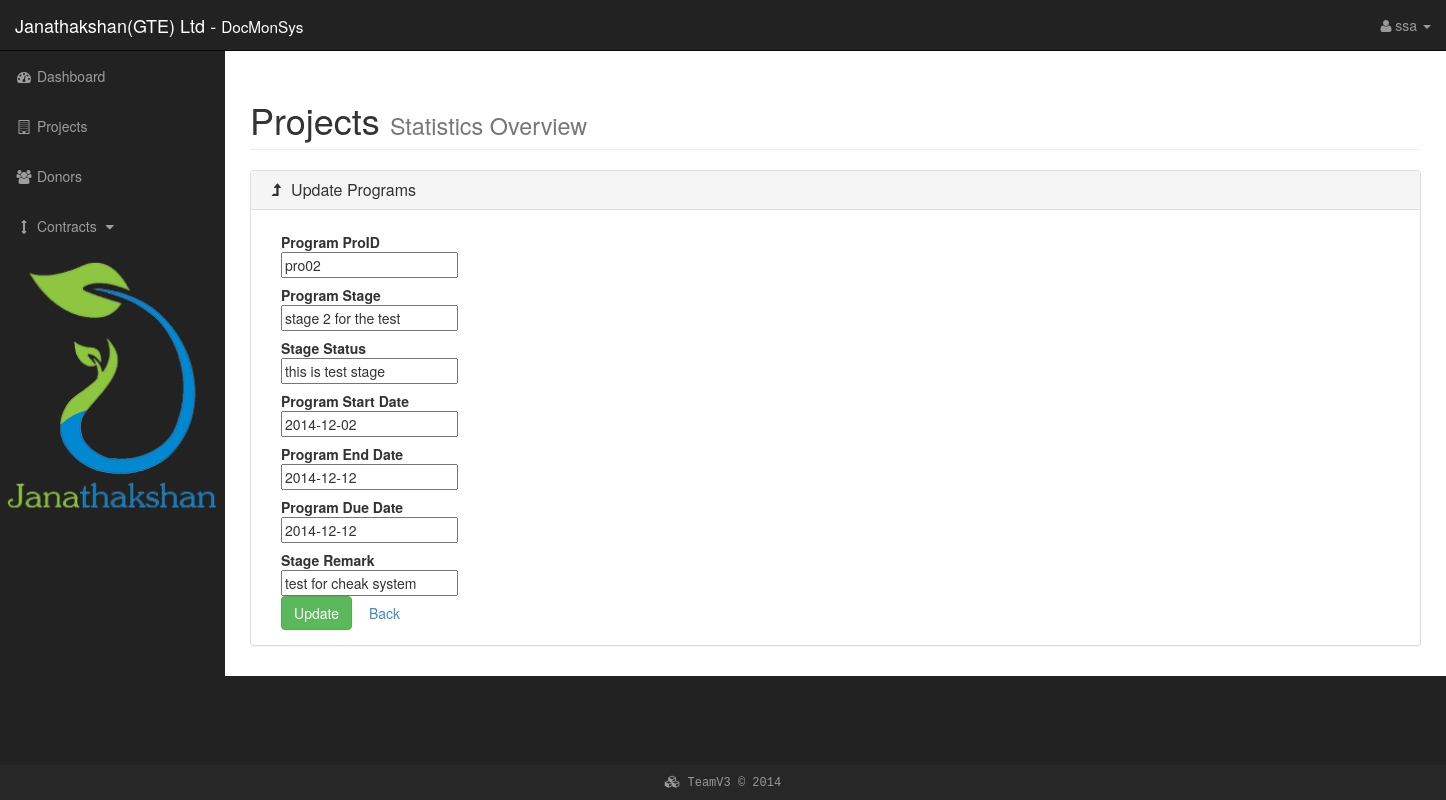
Before: /updateProgram.php?ProID=pro02 (signed in) with the older database file.
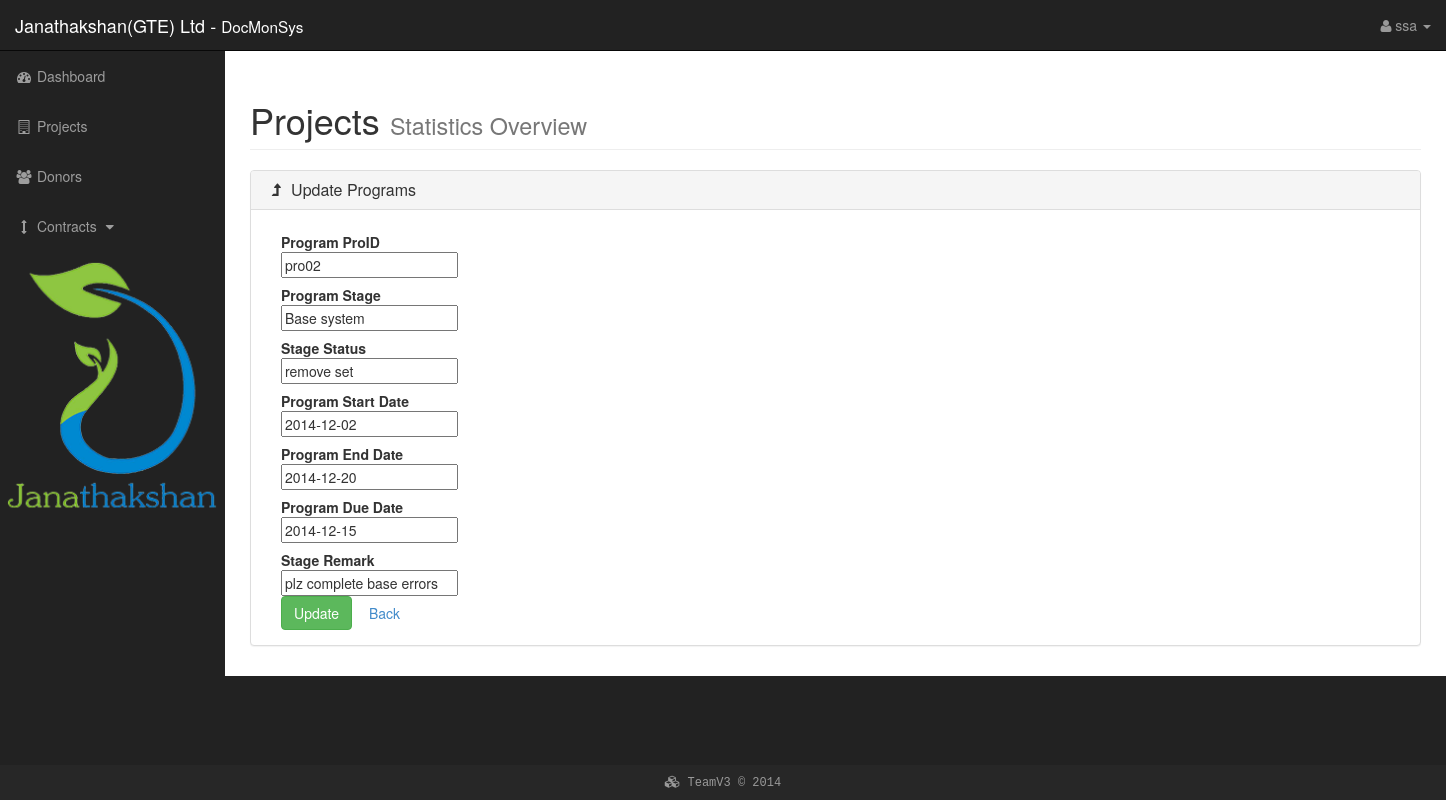
After: the same page with the newer database file.
### tables this page shows
CREATE TABLE IF NOT EXISTS `prostages` (
  `ProID` varchar(10) NOT NULL,
  `PStage` varchar(50) NOT NULL,
  `PSStatus` varchar(50) NOT NULL,
  `ProStartDate` date NOT NULL,
  `ProEndDate` date NOT NULL,
  `ProDueDate` date NOT NULL,
  `PSRemark` varchar(50) NOT NULL,
  UNIQUE KEY `PStage` (`PStage`)
);

### updateProgram.php (the view, shortened to what the changed rows need)
<?php
    require("database.php");
    $ProID = null;
    if ( !empty($_GET['ProID'])) {
        $ProID = $_REQUEST['ProID'];
    }
    if ( !empty($_POST)) {
        $ProIDError = null;
        $PStageError = null;
        $PSStatusError = null;
        $ProStartDateError = null;
        $ProEndDateError = null;
        $ProDueDateError = null;
        $PSRemarkError = null;
        $ProID = $_POST['ProID'];
        $PStage = $_POST['PStage'];
        $PSStatus = $_POST['PSStatus'];
        $ProStartDate = $_POST['ProStartDate'];
        $ProEndDate = $_POST['ProEndDate'];
        $ProDueDate = $_POST['ProDueDate'];
        $PSRemark = $_POST['PSRemark'];
         $valid = true;
        if (empty($ProID)) {
            $ProIDError = 'Enter Program ID';
            $valid = false;
        }
        if (empty($PStage)) {
            $PStageError = 'Enter Stage';
            $valid = false;
        }
        if (empty($PSStatus)) {
            $PSStatusError = 'Enter Stage Status';
            $valid = false;
        }
        if ( empty($ProStartDate)) {
            $ProStartDateError = 'Enter Pro. Start Date';
            $valid = false;
        }
        if (empty($ProEndDate)) {
            $ProEndDateError = 'Enter Pro. End Date';
            $valid = false;
        }
         if (empty($ProDueDate)) {
            $ProDueDateError = 'Enter Programe Due Date';
            $valid = false;
        }
        if (empty($PSRemark)) {
            $PSRemarkError = 'Enter Stage Remark';
            $valid = false;
        }
        if ($valid) {
            $db->setAttribute(PDO::ATTR_ERRMODE, PDO::ERRMODE_EXCEPTION);
            $sql = "UPDATE prostages set ProID = ?, PStage = ?, PSStatus = ?, ProStartDate =?, ProEndDate =?, ProDueDate =?, PSRemak =? WHERE ProID = ?";
            $q = $db->prepare($sql);
            $q->execute(array($ProID,$PStage,$PSStatus,$ProStartDate,$ProEndDate,$ProDueDate,$PSRemark));
            header("Location: readPro.php");
        }
    } else {
        $db->setAttribute(PDO::ATTR_ERRMODE, PDO::ERRMODE_EXCEPTION);
        $sql = "SELECT * FROM prostages where ProID = ?";
        $q = $db->prepare($sql);
        $q->execute(array($ProID));
        $data = $q->fetch(PDO::FETCH_ASSOC);
        $ProID = $data['ProID'];
        $PStage = $data['PStage'];
        $PSStatus = $data['PSStatus'];
        $ProStartDate = $data['ProStartDate'];
        $ProEndDate = $data['ProEndDate'];
        $ProDueDate = $data['ProDueDate'];
        $PSRemark = $data['PSRemark'];
    }
?>
<!DOCTYPE html>
<html lang="en">
<head>
    <link href="css/bootstrap.min.css" rel="stylesheet">
    <link href="css/default.css" rel="stylesheet">
    <link href="css/admin.css" rel="stylesheet">
    <link href="font-awesome-4.2.0/css/font-awesome.min.css" rel="stylesheet" type="text/css">
    <link rel="stylesheet" href="css/font-awesome-animation.min.css">
</head>
<body>
    <div id="wrapper">
        <div id="page-wrapper">
            <div class="container-fluid">
                <div class="row">
                    <div class="col-lg-12">
                        <h1 class="page-header">
                            Projects <small>Statistics Overview</small>
                        </h1>
                    </div>
                </div>
                <div class="row">
                    <div class="col-lg-12">
                        <div class="panel panel-default">
                            <div class="panel-body">
                            <div class="container">
                <div class="span10 offset1">
                    <form class="form-horizontal" action="updateProgram.php?ProID=<?php echo $ProID?>" method="post">
                      <div class="control-group <?php echo !empty($ProIDError)?'error':'';?>">
                        <div class="controls">
                            <input name="ProID" type="text"  placeholder="Program ProID" value="<?php echo !empty($ProID)?$ProID:'';?>">
                        </div>
                      </div>
                      <div class="control-group <?php echo !empty($PStageError)?'error':'';?>">
                        <div class="controls">
                            <input name="FStage" type="text"  placeholder="Program Stage" value="<?php echo !empty($PStage)?$PStage:'';?>">
                        </div>
                      </div>
                      <div class="control-group <?php echo !empty($PSStatusError)?'error':'';?>">
                        <div class="controls">
                            <input name="FSStatus" type="text" placeholder="Stage Status" value="<?php echo !empty($PSStatus)?$PSStatus:'';?>">
                        </div>
                      </div>
                      <div class="control-group <?php echo !empty($ProStartError)?'error':'';?>">
                        <div class="controls">
                            <input name="TraID" type="text"  placeholder="Program Start Date" value="<?php echo !empty($ProStartDate)?$ProStartDate:'';?>">
                        </div>
                      </div>
                      <div class="control-group <?php echo !empty($ProEndDateError)?'error':'';?>">
                        <div class="controls">
                            <input name="TraDate" type="text"  placeholder="rogram End Date" value="<?php echo !empty($ProEndDate)?$ProEndDate:'';?>">
                        </div>
                      </div>
                      <div class="control-group <?php echo !empty($ProDueDateError)?'error':'';?>">
                        <div class="controls">
                            <input name="TraDueDate" type="text"  placeholder="Program Due date" value="<?php echo !empty($ProDueDate)?$ProDueDate:'';?>">
                        </div>
                      </div>
                      <div class="control-group <?php echo !empty($PSRemarkError)?'error':'';?>">
                        <div class="controls">
                            <input name="PSRemark" type="text"  placeholder="Stage Remark" value="<?php echo !empty($PSRemark)?$PSRemark:'';?>">
                        </div>
                      </div>
                    </form>
                </div>
    </div>
                            </div>
                        </div>
                    </div>
                </div>
            </div>
        </div>
    </div>
</body>
</html>

Changed rows visible on the page:
changed prostages "pro02": FStage "stage 2 for the test" → "Base system"; FSStatus "this is test stage" → "remove set"; TraDate "2014-12-12" → "2014-12-20"; TraDueDate "2014-12-12" → "2014-12-15"; PSRemark "test for cheak system" → "plz complete base errors"
